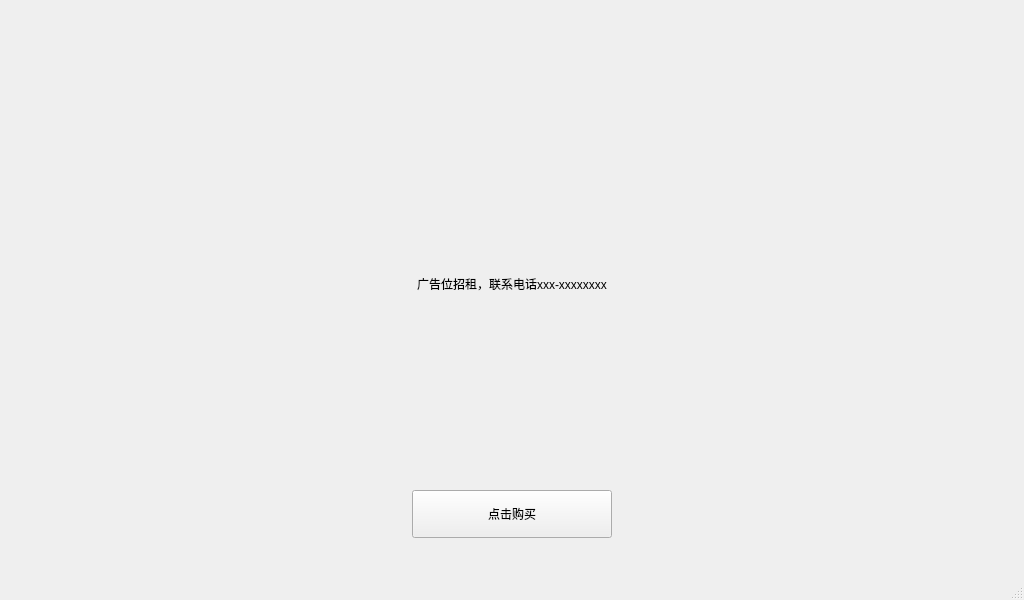
<?xml version="1.0" encoding="UTF-8"?>
<ui version="4.0">
 <class>Advertisement</class>
 <widget class="QMainWindow" name="Advertisement">
  <property name="geometry">
   <rect>
    <x>0</x>
    <y>0</y>
    <width>1024</width>
    <height>600</height>
   </rect>
  </property>
  <property name="windowTitle">
   <string>Advertisement</string>
  </property>
  <widget class="QWidget" name="centralWidget">
   <widget class="QLabel" name="advertisement_lb">
    <property name="geometry">
     <rect>
      <x>0</x>
      <y>0</y>
      <width>1024</width>
      <height>568</height>
     </rect>
    </property>
    <property name="text">
     <string>广告位招租，联系电话xxx-xxxxxxxx</string>
    </property>
    <property name="alignment">
     <set>Qt::AlignCenter</set>
    </property>
   </widget>
   <widget class="QPushButton" name="adv_enterShop_bt">
    <property name="geometry">
     <rect>
      <x>412</x>
      <y>490</y>
      <width>200</width>
      <height>48</height>
     </rect>
    </property>
    <property name="text">
     <string>点击购买</string>
    </property>
   </widget>
  </widget>
  <widget class="QStatusBar" name="statusBar"/>
 </widget>
 <layoutdefault spacing="6" margin="11"/>
 <resources/>
 <connections/>
</ui>
